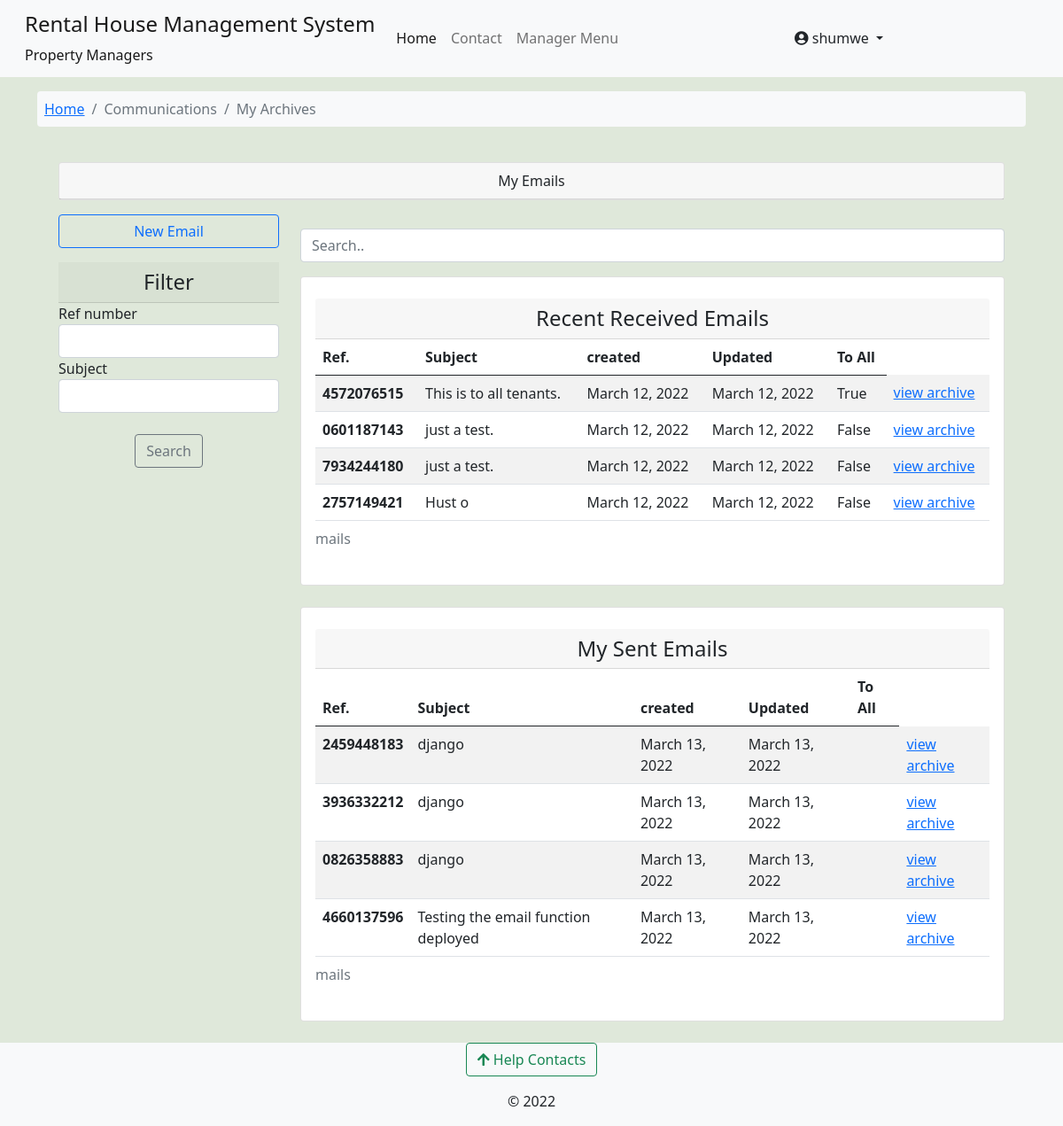
The page /core/email_archive_view/niagra-bumnsd-sd-djks/my_received_mails/shumwe/ (signed in) on the database as committed earlier.
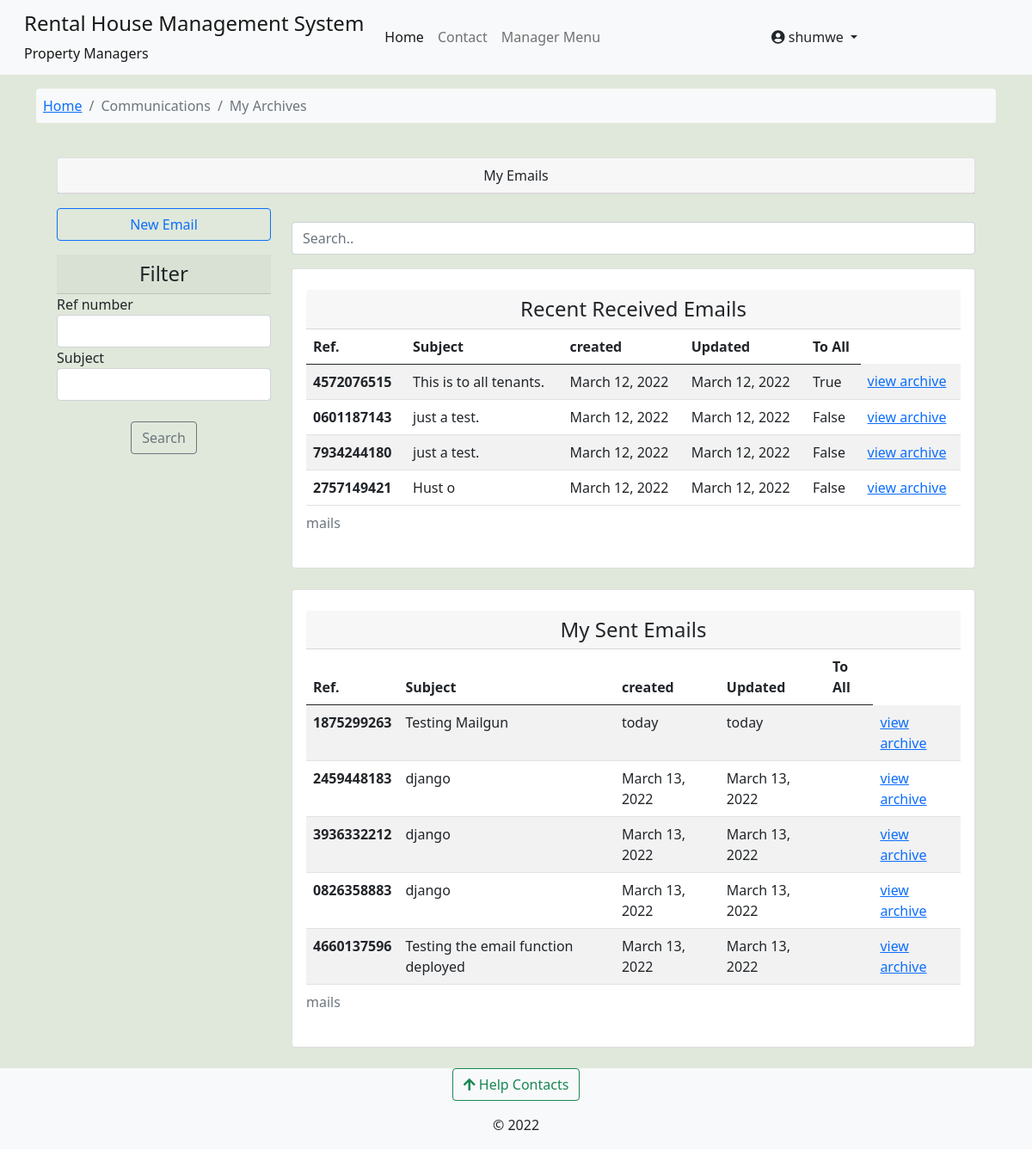
The same page on the database as committed later.
### core/models.py (models this page shows, shortened)
class ManagerTenantCommunication(models.Model):
    ref_number = models.CharField(max_length=12, unique=True, null=True, blank=True)
    sent_to = models.ManyToManyField(Tenants,blank=True)
    send_to_all = models.BooleanField(default=False)
    sent_by = models.ForeignKey(Managers, on_delete=models.CASCADE)
    building = models.ForeignKey(Building, on_delete=models.CASCADE)
    subject = models.CharField(max_length=100)
    body = models.TextField()
    created = models.DateTimeField(default=datetime.datetime.now)
    updated = models.DateTimeField(auto_now=True)
    retract = models.BooleanField(default=False)
    class Meta:
        verbose_name_plural = 'Archives | Manager E-Mails'

class TenantEmails(models.Model):
    ref_number = models.CharField(max_length=12, unique=True, null=True, blank=True)
    sent_to = models.ForeignKey(Managers, on_delete=models.CASCADE)
    sent_by = models.ForeignKey(Tenants, on_delete=models.CASCADE)
    building = models.ForeignKey(Building, on_delete=models.CASCADE)
    subject = models.CharField(max_length=100)
    content = models.TextField()
    created = models.DateTimeField(default=datetime.datetime.now)
    updated = models.DateTimeField(auto_now=True)
    class Meta:
        verbose_name_plural = 'Archives | E-mails From Tenants'

### core/views.py (the view)
# urls.py: path('email_archive_view/<slug:building_slug>/my_received_mails/<slug:username>/', views.my_mails, name='my_mails'),
@login_required
def my_mails(request,building_slug,username):
    building = Building.objects.get(slug=building_slug)
    user = request.user
    if not user.is_tenant:
        return redirect('profile')
    else:
        tenant = Tenants.objects.get(associated_account__username=username)
        general_mails = ManagerTenantCommunication.objects.filter(building=building,send_to_all=True,retract=False).order_by('-created')
        my_mails = ManagerTenantCommunication.objects.filter(sent_to=tenant,retract=False).order_by('-created')
        mails = general_mails|my_mails
        mails_filter = TenantsMailFilter(request.GET, queryset=mails)
        sent_mails = TenantEmails.objects.filter(sent_by=tenant,building=building).order_by('-created')
    context = {
        'mails': mails_filter,'sent_mails':sent_mails,'building':building,'tenant':tenant,
        }
    return render(request, 'core/my_email_archive_list.html', context)

### complaints/context_processors.py (called while the page is built)
def get_contacts(request):
    user = request.user
    if user.is_authenticated:
        if user.is_tenant:
            tenant = Tenants.objects.get(associated_account=user)
            building = Building.objects.get(id=tenant.rented_unit.building_id)
            contacts = HelpContacts.objects.filter(associated_building=building)
            return dict(contacts=contacts)
        elif user.is_manager:
            contacts = HelpContacts.objects.all()
            return dict(contacts=contacts)
        else:
            contacts = HelpContacts.objects.filter(make_publicly_available=True)
            return dict(contacts=contacts)
    else:
        contacts = HelpContacts.objects.filter(make_publicly_available=True)
        return dict(contacts=contacts)

### rental_property/context_processors.py (called while the page is built)
def my_managed_buildings(request):
    user_instance = request.user
    if user_instance.is_authenticated:
        manager_instance = Managers.objects.filter(associated_account=user_instance)[:1]
        managed_buildings = Building.objects.filter(manager=manager_instance)
        return dict(managed_buildings=managed_buildings)
    else:
        return {'False': False,}

### core/templates/core/my_email_archive_list.html (shortened to what the changed rows need)
{% extends 'base.html' %}
{% load crispy_forms_tags %}
{% load humanize %}
{% block content %}
<div class="container">
<section class="row justify-content-center p-4">
    <div class="container">
      <div class="row">
        <div class="mt-3 col-sm-12 col-md-9">
          <div class="row">
            <div class="col-sm-12">
              <div class="card card-body">
                <div class="table-responsive">
                <table class="table table-striped table-hover">
                  <caption> mails </caption>
                    <thead>
                      <tr>
                        <th scope="col">Ref.</th>
                        <th scope="col">Subject</th>
                        <th scope="col"> created </th>
                        <th scope="col">Updated</th>
                        <th scope="col"> To All </th>
                      </tr>
                    </thead>
                    <tbody id='ourTable'>
                        {% for c in mails.qs %}
                      <tr>
                        <th scope="row"> {{c.ref_number}} </th>
                        <td>{{ c.subject }}</td>
                        <td>{{ c.created|naturalday }}</td>
                        <td>{{ c.updated|naturalday }}</td>
                        <td> {{c.send_to_all}}</td>
                        <td><a href="{% url 'core:my_archive_details' building.slug tenant.associated_account.username c.ref_number %}">view archive</a> </td>
                      </tr>
                      {% endfor %}
                    </tbody>
                </table>
                </div>
              </div>
              <div class="card mt-4 card-body">
                <div class="table-responsive">
                <table class="table table-striped table-hover">
                  <caption> mails </caption>
                    <thead>
                      <tr>
                        <th scope="col">Ref.</th>
                        <th scope="col">Subject</th>
                        <th scope="col"> created </th>
                        <th scope="col">Updated</th>
                        <th scope="col"> To All </th>
                      </tr>
                    </thead>
                    <tbody id='ourTable'>
                        {% for c in sent_mails %}
                      <tr>
                        <th scope="row"> {{c.ref_number}} </th>
                        <td>{{ c.subject }}</td>
                        <td>{{ c.created|naturalday }}</td>
                        <td>{{ c.updated|naturalday }}</td>
                        <td> {{c.send_to_all}}</td>
                        <td><a href="{% url 'core:view_tenant_archive' building.slug tenant.associated_account.username c.ref_number %}">view archive</a> </td>
                      </tr>
                      {% endfor %}
                    </tbody>
                </table>
                </div>
              </div>
            </div>
          </div>
        </div>
      </div>
    </div>
  </div>
{% endblock %}

Rows that differ between the two databases and show on the page:
added TenantEmails: ref_number "1875299263", subject "Testing Mailgun", created "today", updated "today"
